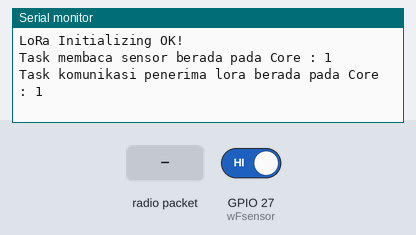
Bench run of a sketch on a simulated ESP32. On the bench: the last lines printed to the serial monitor. The inputs (shaded band) are chosen by the test bench; at power-on: GPIO 27 (wFsensor) HIGH. WiFi joins after 1.5 s; servers stay silent unless stated; uploads are accepted with an empty reply; no radio packets arrive unless stated.

Above: at 3.2 s.
3.3 s: radio packet "200" arrives
At 3.9 s:
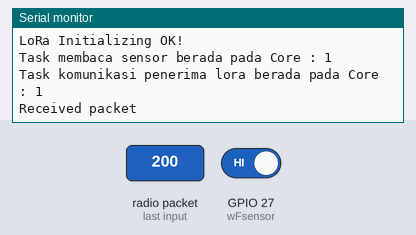
5.5 s: GPIO 27 (wFsensor) driven LOW
At 6.8 s:
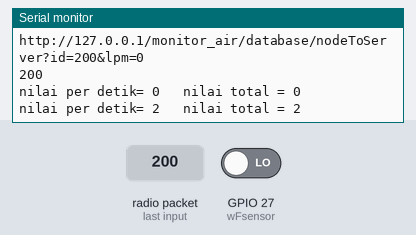
7.0 s: radio packet "5" arrives
At 7.8 s:
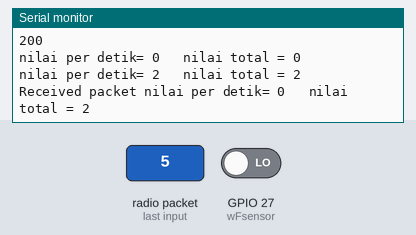

The sketch:

esp32_monitor_air_ready.ino
```cpp
#include <WiFi.h>
#include <HTTPClient.h>
#include <SPI.h>
#include <LoRa.h>

const char* ssid = "ap";
const char* password =  "1234567890";

String alamatServer = "http://127.0.0.1";
String alamatAplikasi = "/monitor_air/database/nodeToServer?";

//define the pins used by the transceiver module
#define ss 5
#define rst 2
#define dio0 32
#define wFsensor 27

String myId = "001", nodeId ="0";

String loradata = " ", nodeData = " ";


int time_counter = 0;
unsigned long debit_counter = 0;
unsigned long debit = 0;
unsigned long total = 0;
const long interval = 10000; //waktu untuk mengirim;

TaskHandle_t Task_00;
TaskHandle_t Task_01;

void IRAM_ATTR flowCounter() {
  debit_counter++;
}

void setup() {
  Serial.begin(115200);
  pinMode(wFsensor, INPUT_PULLUP);

  WiFi.begin(ssid, password);
  while (WiFi.status() != WL_CONNECTED) {
    delay(1000);
    Serial.println("........");
  }

  Serial.print("Terkoneksi dengan WLAN dengan Akses point : ");
  Serial.println(WiFi.localIP());

  LoRa.setPins(ss, rst, dio0);
  while (!LoRa.begin(923200000)) {
    Serial.println(".");
    delay(500);
  }
  LoRa.setSyncWord(0xEE);
  Serial.println("LoRa Initializing OK!");

  attachInterrupt(digitalPinToInterrupt(wFsensor), flowCounter, FALLING);

  xTaskCreatePinnedToCore( bacaSensor, "Baca Sensor", 10000, NULL, 1, &Task_00, 0);
  xTaskCreatePinnedToCore( komunikasi, "Komunikasi Wifi", 10000, NULL, 1, &Task_01, 1);

}

void loop() {
  //nothing to do
}

void bacaSensor( void * pvParameters ) {
  Serial.print("Task membaca sensor berada pada Core : ");
  Serial.println(xPortGetCoreID());
  delay(1000);
  while (1) {
    attachInterrupt(digitalPinToInterrupt(wFsensor), flowCounter, FALLING);
    delay(1000);
    detachInterrupt(digitalPinToInterrupt(wFsensor));
    debit = (debit_counter * 60 / 30);
    total += debit;
    Serial.print("nilai per detik= ");
    Serial.print(debit);
    Serial.print("   nilai total = ");
    Serial.println(total);
    debit_counter = 0;

    if (time_counter >= 60) {
      sendToServer(myId, total);
      time_counter = 0;
    }
    time_counter ++;
  }
}

void komunikasi( void * pvParameters ) {                    // penerima data dari node lora
  Serial.print("Task komunikasi penerima lora berada pada Core : ");
  Serial.println(xPortGetCoreID());
  delay(1000);
  while (1) {
    int packetSize = LoRa.parsePacket();
    if (packetSize) {
      // received a packet
      Serial.print("Received packet ");

      // read packet
      while (LoRa.available()) {
        loradata = LoRa.readString();
        nodeId = getValue(loradata, ':', 0);
        nodeData = getValue(loradata, ':', 1);
      }
      // print RSSI of packet
      Serial.print(" with RSSI ");
      Serial.println(LoRa.packetRssi());

      if (nodeId != "0") {
        sendToServer(nodeId, nodeData.toInt());
        nodeId = "0";
      }
    }
  }
  //end if
}

void sendToServer(String id, unsigned long data_sended) {
  if ((WiFi.status() == WL_CONNECTED)) { //Check the current connection status
    HTTPClient http;
    String httpdata = alamatServer + alamatAplikasi + "id=" + id + "&lpm=" + data_sended;
    Serial.println(httpdata);
    http.begin(httpdata); //Specify the URL
    int httpCode = http.GET();                                        //Make the request
    Serial.println(httpCode);
    if (httpCode == 200) { //Check for the returning code
      String payload = http.getString();
      //Serial.println(httpCode);
      Serial.println(payload);
    }
    else {
      Serial.println("Error on HTTP request");
    }
    http.end(); //Free the resources
  }
}

String getValue(String data, char separator, int index) {
  int found = 0;
  int strIndex[] = {0, -1};
  int maxIndex = data.length() - 1;

  for (int i = 0; i <= maxIndex && found <= index; i++) {
    if (data.charAt(i) == separator || i == maxIndex) {
      found++;
      strIndex[0] = strIndex[1] + 1;
      strIndex[1] = (i == maxIndex) ? i + 1 : i;
    }
  }

  return found > index ? data.substring(strIndex[0], strIndex[1]) : "";
}
```

Measured:
- after the input at 3.3 s, the serial monitor: prints a new line at once (image 1)
- after the input at 5.5 s, the serial monitor: prints a new line after 0.52 s (image 2)
- after the input at 7.0 s, the serial monitor: prints a new line at once (image 3)
